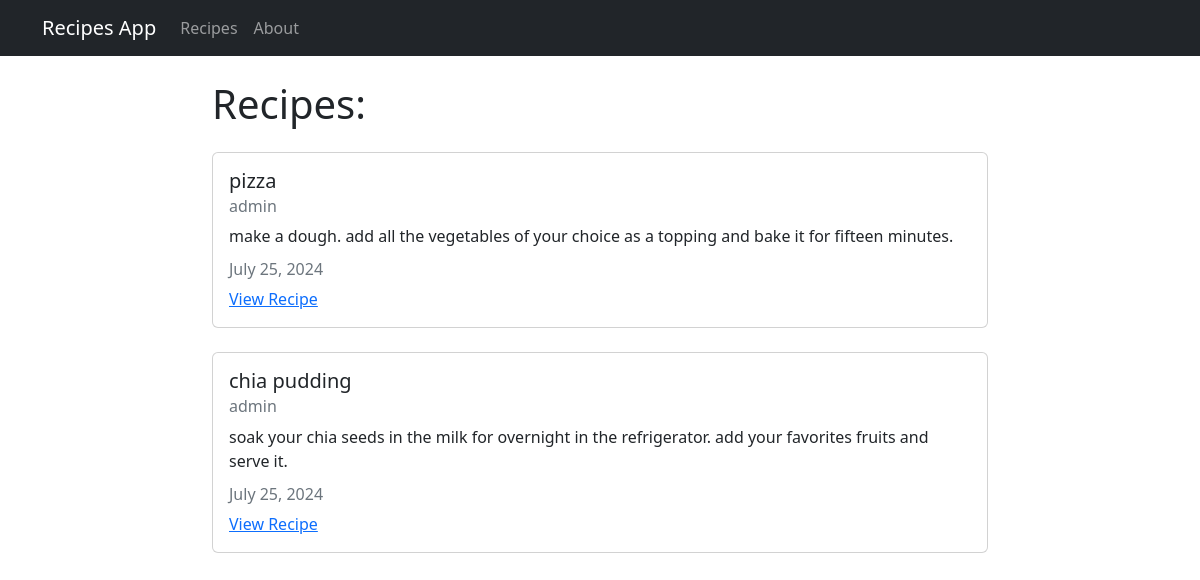
The page / on the database its author committed.
### recipes/models.py (models this page shows, shortened)
class Recipe(models.Model):
  title = models.CharField(max_length=100)
  description = models.TextField()
  author = models.ForeignKey(User, on_delete=models.CASCADE)
  created_at = models.DateTimeField(auto_now_add=True)
  updated_at = models.DateTimeField(auto_now=True)

### recipes/views.py (the view)
# urls.py: path('', views.RecipeListView.as_view(), name="recipes-home"),
class RecipeListView(ListView):
  model = models.Recipe
  template_name = 'recipes/home.html'
  context_object_name = 'recipes'

### recipes/templates/recipes/home.html
{% extends "recipes/base.html" %}
{% block content %}
<h1>Recipes:</h1>
{% for recipe in recipes %}
<div class="card my-4">
  <div class="card-body">
    <h5 class="card-title">{{ recipe.title }}</h5>
    <h6 class="card-subtitle mb-2 text-muted">{{ recipe.author }}</h6>
    <p class="card-text">{{ recipe.description }}</p>
    <h6 class="card-subtitle mb-2 text-muted">{{ recipe.updated_at|date:"F d, Y" }}
    </h6>
    <a href="{% url 'recipes-detail' recipe.pk %}" class="card-link">View Recipe</a>
  </div>
</div>
{% endfor %}
{% endblock content %}

### recipes/templates/recipes/base.html (shortened to what this page needs)
<!DOCTYPE html>
<html lang="en">
  <head>
    <link
      href="https://cdn.jsdelivr.net/npm/bootstrap@5.2.0-beta1/dist/css/bootstrap.min.css"
      rel="stylesheet"
    />
  </head>
  <body>
    <nav class="navbar navbar-expand-lg navbar-dark bg-dark">
      <div class="container">
        <a class="navbar-brand" href="{% url 'recipes-home' %}">Recipes App</a>
        <div class="collapse navbar-collapse" id="navbarNav">
          <ul class="navbar-nav">
            <li class="nav-item">
              <a
                class="nav-link"
                aria-current="page"
                href="{% url 'recipes-home' %}">Recipes</a>
            </li>
            <li class="nav-item">
              <a class="nav-link" href="{% url 'recipes-about' %}">About</a>
            </li>
          </ul>
        </div>
        </div>
    </nav>
    <div class="container mt-4 col-8">
       {% block content %} {% endblock %}
    </div>
  </body>
</html>

### rows shown on the page
Recipe: title "pizza", author "admin", description "make a dough. add all the vegetables of your choice as a topping and bake it for fifteen minutes.", updated_at "July 25, 2024"
Recipe: title "chia pudding", author "admin", description "soak your chia seeds in the milk for overnight in the refrigerator. add your favorites fruits and serve it.", updated_at "July 25, 2024"
